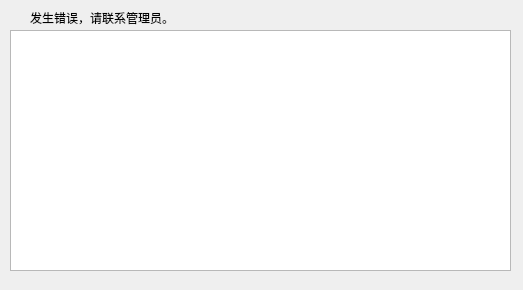
<?xml version="1.0" encoding="UTF-8"?>
<ui version="4.0">
 <class>Dialog</class>
 <widget class="QDialog" name="Dialog">
  <property name="geometry">
   <rect>
    <x>0</x>
    <y>0</y>
    <width>523</width>
    <height>290</height>
   </rect>
  </property>
  <property name="windowTitle">
   <string>错误</string>
  </property>
  <widget class="QPlainTextEdit" name="plainTextEdit">
   <property name="geometry">
    <rect>
     <x>10</x>
     <y>30</y>
     <width>501</width>
     <height>241</height>
    </rect>
   </property>
   <property name="readOnly">
    <bool>true</bool>
   </property>
   <property name="plainText">
    <string/>
   </property>
   <property name="overwriteMode">
    <bool>false</bool>
   </property>
   <property name="backgroundVisible">
    <bool>false</bool>
   </property>
   <property name="centerOnScroll">
    <bool>false</bool>
   </property>
  </widget>
  <widget class="QLabel" name="label">
   <property name="geometry">
    <rect>
     <x>30</x>
     <y>10</y>
     <width>151</width>
     <height>16</height>
    </rect>
   </property>
   <property name="text">
    <string>发生错误，请联系管理员。</string>
   </property>
  </widget>
 </widget>
 <resources/>
 <connections/>
</ui>
